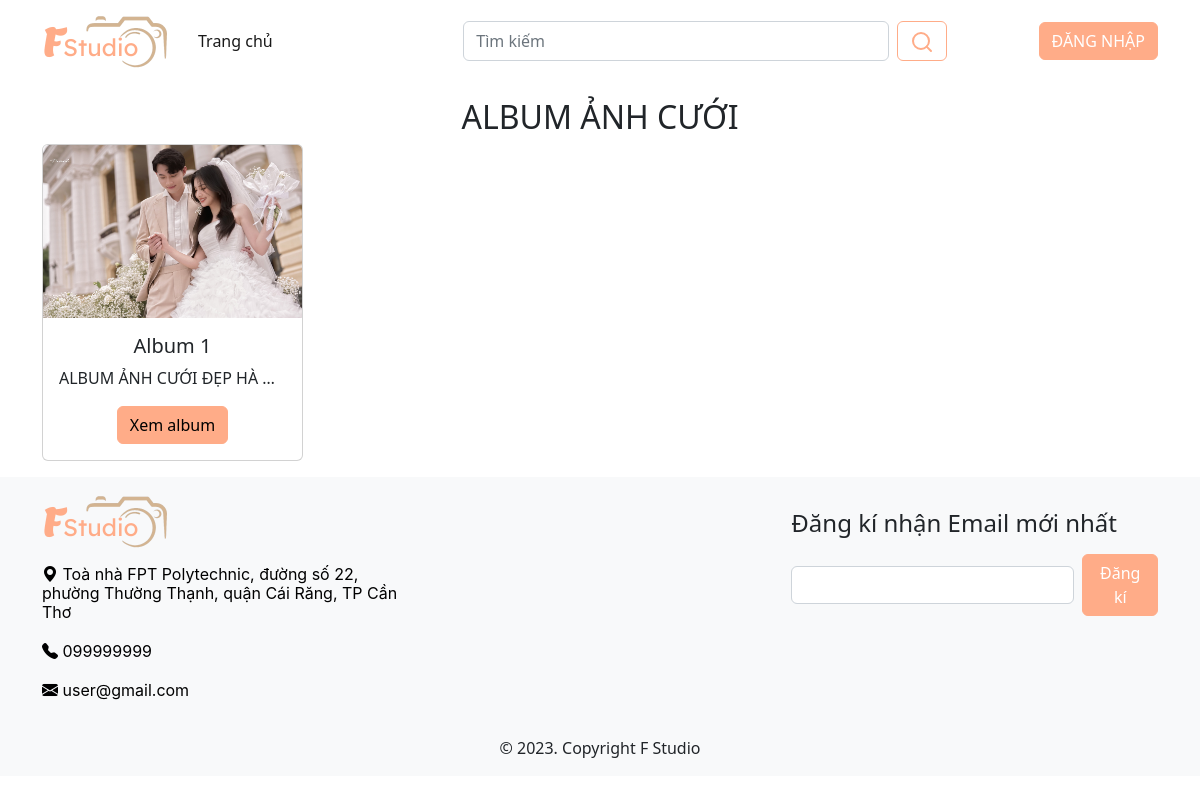
Screenshot of /client with the database file from the repository.
### tables this page shows
CREATE TABLE `album` (
  `album_id` int(11) NOT NULL,
  `thumbnail` varchar(255) NOT NULL,
  `name` varchar(255) NOT NULL,
  `description` varchar(255) NOT NULL,
  `is_active` varchar(1) NOT NULL,
  `create_at` datetime NOT NULL DEFAULT current_timestamp(),
  `update_at` datetime NOT NULL
);

### client/components/album_vuntpc07201.php (the view)
<div class="container my-3">
    <h2 class="text-center text-uppercase">
        album ảnh cưới
    </h2>
    <div class="row">
        <?php
        require '../connect.php';
        $sql = $conn->query("SELECT * FROM album WHERE is_active = 1");
        if ($sql->num_rows > 0):
            while ($album = $sql->fetch_assoc()):
                ?>
                <div class="col-lg-3 col-md-6">
                    <div class="card">
                        <img src="../uploads/<?= $album['thumbnail']?>" class="card-img-top" alt="...">
                        <div class="card-body">
                            <h5 class="card-title text-center"><?= $album['name']?></h5>
                            <p class="card-text text-truncate"><?= $album['description']?></p>
                            <div class="text-center">
                                <a href="./album-detail_vuntpc07201.php?album_id=<?= $album['album_id']?>" class="btn btn-primary">Xem album</a>
                            </div>
                        </div>
                    </div>
                </div>
                <?php
            endwhile;
        endif;
        ?>
    </div>
</div>

### client/index.php
<?php
$components = [
    'header_vanlthpc07042',
    'album_vuntpc07201',
    'footer_phuoctmpc07090'
];
require_once 'header.php';
foreach ($components as $component){
    if (file_exists('components/' . '/' . $component . '.php')){
        require 'components/' . '/' . $component . '.php';
    }
}
require_once 'footer.php';

### rows the page displays
album: thumbnail (picture), name "Album 1", description "ALBUM ẢNH CƯỚI ĐẸP HÀ…"
